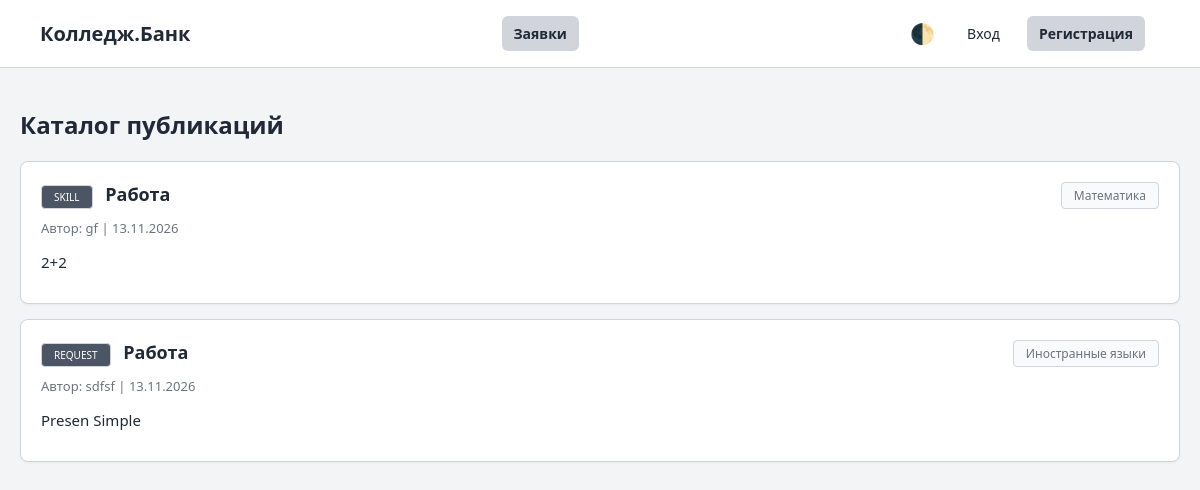
The app's page /, older data.
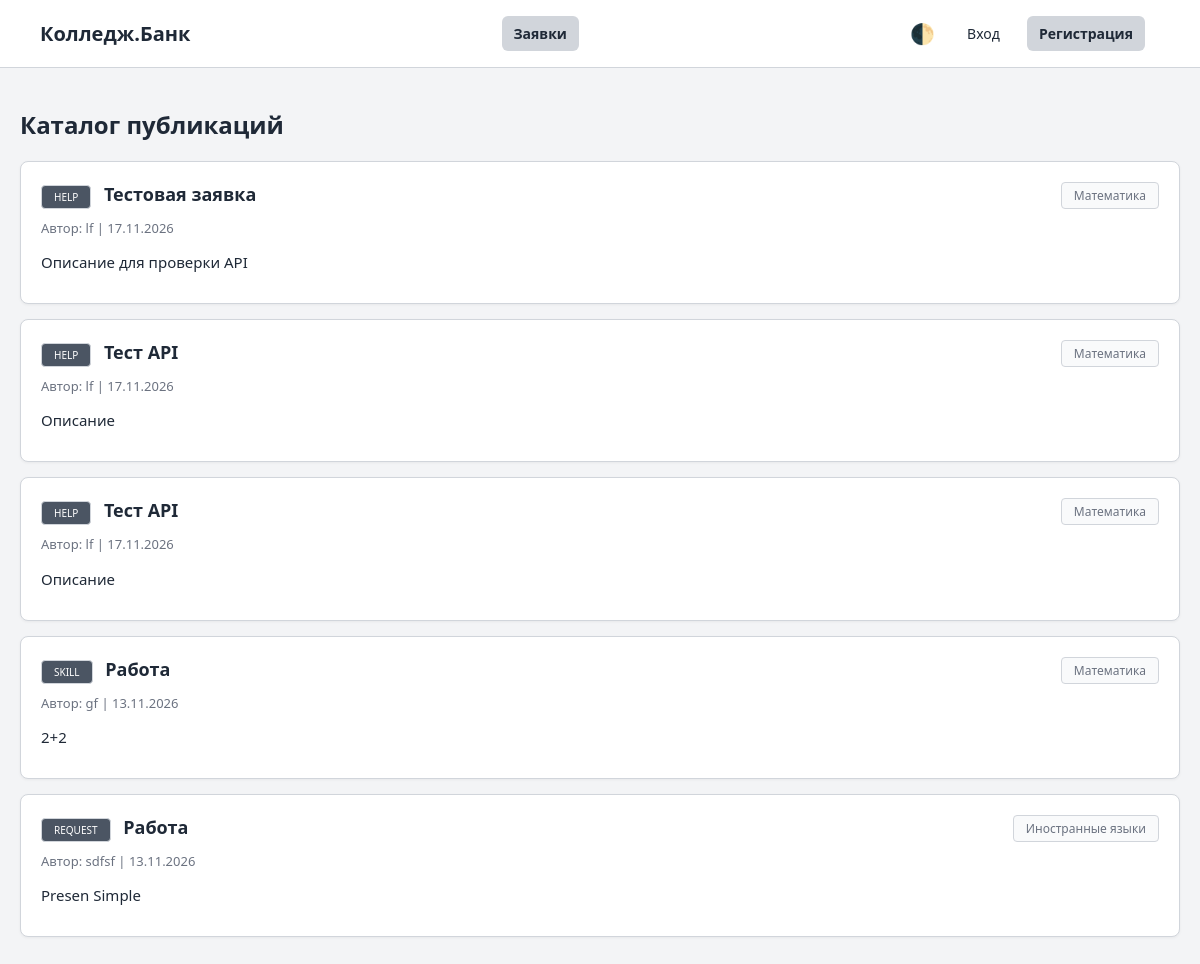
The same page, newer data.
### tables this page shows
CREATE TABLE offers (
    id INTEGER PRIMARY KEY AUTOINCREMENT,
    user_id INTEGER NOT NULL,
    category_id INTEGER NOT NULL,
    type TEXT DEFAULT 'help', 
    title TEXT NOT NULL,
    description TEXT,
    status TEXT DEFAULT 'active',
    created_at DATETIME DEFAULT CURRENT_TIMESTAMP,
    updated_at DATETIME DEFAULT CURRENT_TIMESTAMP,
    FOREIGN KEY (user_id) REFERENCES users(id) ON DELETE CASCADE,
    FOREIGN KEY (category_id) REFERENCES categories(id)
);

CREATE TABLE categories (
    id INTEGER PRIMARY KEY AUTOINCREMENT,
    name TEXT NOT NULL
);

CREATE TABLE users (
    id INTEGER PRIMARY KEY AUTOINCREMENT,
    name TEXT NOT NULL,
    email TEXT UNIQUE NOT NULL,
    password_hash TEXT NOT NULL,
    role TEXT DEFAULT 'user',
    bio TEXT DEFAULT 'Информация обо мне пока не заполнена.',
    skills TEXT DEFAULT 'Навыки не указаны',
    created_at DATETIME DEFAULT CURRENT_TIMESTAMP
);

### app/Controllers/OfferController.php (called while the page is built, shortened)
<?php
require_once __DIR__ . '/../Models/OfferModel.php';
class OfferController {
    public function index(): void {
        $offers = $this->model->getActive();
        require __DIR__ . '/../Views/offers/index.php';
    }
}
?>

### public/index.php (called while the page is built, shortened)
<?php
require_once __DIR__ . '/../app/Controllers/OfferController.php';
$pdo = getPdo();
$model = new OfferModel($pdo);
$controller = new OfferController($model);
$controller->index();
?>

### app/Models/OfferModel.php (called while the page is built, shortened)
<?php
class OfferModel {
    public function getActive(): array {
        $stmt = $this->pdo->prepare(
            'SELECT o.*, u.name as author_name, c.name as cat_name
             FROM offers o
             JOIN users u ON o.user_id = u.id
             JOIN categories c ON o.category_id = c.id
             WHERE o.status = ?
             ORDER BY o.created_at DESC'
        );
        $stmt->execute(['active']);
        return $stmt->fetchAll();
    }
}
?>

### app/Views/offers/index.php (the view, shortened to what this page needs)
<!DOCTYPE html>
<html lang="ru">
<head>
    <link rel="stylesheet" href="style.css">
</head>
<body>
    <div class="top-bar">
        <div><strong>Колледж.Банк</strong></div>
        <div>
            <a href="index.php" class="nav-link active">Заявки</a>
        </div>
        <div style="display: flex; align-items: center;">
            <button class="theme-toggle" onclick="toggleTheme()" title="Сменить тему">🌓</button>
            <?php if (isset($_SESSION['user_id'])): ?>
                <a href="profile.php" class="nav-link" style="margin-right: 15px;">Личный кабинет</a>
                <a href="logout.php" class="logout-btn">Выйти</a>
            <?php else: ?>
                <a href="login.php" class="nav-link">Вход</a>
                <a href="register.php" class="nav-link active">Регистрация</a>
            <?php endif; ?>
        </div>
    </div>
    <div class="dashboard-container">
        <h2>Каталог публикаций</h2>
        <div style="margin-top: 20px;">
            <?php if (empty($offers)): ?>
                <p style="color:var(--text-muted);">Нет активных публикаций.</p>
            <?php else: ?>
                <?php foreach ($offers as $o): ?>
                    <div class="offer-card">
                        <div style="display: flex; justify-content: space-between; align-items: flex-start;">
                            <h3>
                                <span class="badge" style="background:var(--accent); color:white; margin-right:8px; text-transform:uppercase; font-size:10px;">
                                    <?= htmlspecialchars($o['type']) ?>
                                </span>
                                <?= htmlspecialchars($o['title']) ?>
                            </h3>
                            <span class="badge"><?= htmlspecialchars($o['cat_name']) ?></span>
                        </div>
                        <p class="meta">Автор: <?= htmlspecialchars($o['author_name']) ?> | <?= date('d.m.Y', strtotime($o['created_at'])) ?></p>
                        <p><?= nl2br(htmlspecialchars($o['description'])) ?></p>
                    </div>
                <?php endforeach; ?>
            <?php endif; ?>
        </div>
    </div>
</body>
</html>

### public/style.css (style rules this page uses)
:root { --bg: #f3f4f6; --card: #ffffff; --accent: #4b5563; --accent-hover: #374151; --text: #1f2937; --text-muted: #6b7280; --border: #d1d5db; --input-bg: #f9fafb; }
* { box-sizing: border-box; margin: 0; padding: 0; font-family: 'Segoe UI', system-ui, sans-serif; }
body { background-color: var(--bg); color: var(--text); display: flex; flex-direction: column; min-height: 100vh; width: 100%; transition: background-color 0.3s, color 0.3s; }
.top-bar { display: flex; justify-content: space-between; align-items: center; background-color: var(--card); padding: 15px 40px; border-bottom: 1px solid var(--border); width: 100%; transition: background-color 0.3s, border-color 0.3s; }
.top-bar strong { font-size: 20px; color: var(--text); }
.dashboard-container { width: 100%; max-width: 1200px; margin: 0 auto; padding: 40px 20px; flex-grow: 1; }
h1, h2 { margin-bottom: 20px; font-weight: 600; color: var(--text); }
button { width: 100%; padding: 12px; background-color: var(--accent); color: white; border: none; border-radius: 6px; font-size: 15px; font-weight: 500; cursor: pointer; transition: background-color 0.2s; }
a { color: var(--accent); text-decoration: none; font-size: 14px; display: inline-block; margin-top: 15px; }
.nav-link { color: var(--text); text-decoration: none; margin-right: 15px; padding: 8px 12px; border-radius: 6px; transition: 0.2s; margin-top: 0; }
.nav-link.active { font-weight: bold; background-color: var(--border); }
.offer-card { border: 1px solid var(--border); border-radius: 8px; padding: 20px; margin-bottom: 15px; background-color: var(--card); box-shadow: 0 1px 3px rgba(0,0,0,0.05); transition: background-color 0.3s, border-color 0.3s; }
.offer-card h3 { margin-bottom: 10px; font-size: 18px; color: var(--text); }
.offer-card .meta { font-size: 13px; color: var(--text-muted); margin-bottom: 15px; }
.offer-card p { margin-bottom: 10px; font-size: 15px; line-height: 1.4; }
.badge { display: inline-block; padding: 4px 12px; background-color: var(--input-bg); color: var(--text-muted); border-radius: 4px; font-size: 12px; font-weight: 500; border: 1px solid var(--border); }
.theme-toggle { background: none; border: none; cursor: pointer; font-size: 20px; margin-right: 15px; width: auto; padding: 5px; color: var(--text); }

Row changes from the older to the newer data that the page shows:
added offers: type "HELP", title "Тестовая заявка", category.name "Математика", user.name "lf", created_at "17.11.2026", description "Описание для проверки API"
added offers: type "HELP", title "Тест API", category.name "Математика", user.name "lf", created_at "17.11.2026", description "Описание"
added offers: type "HELP", title "Тест API", category.name "Математика", user.name "lf", created_at "17.11.2026", description "Описание"
